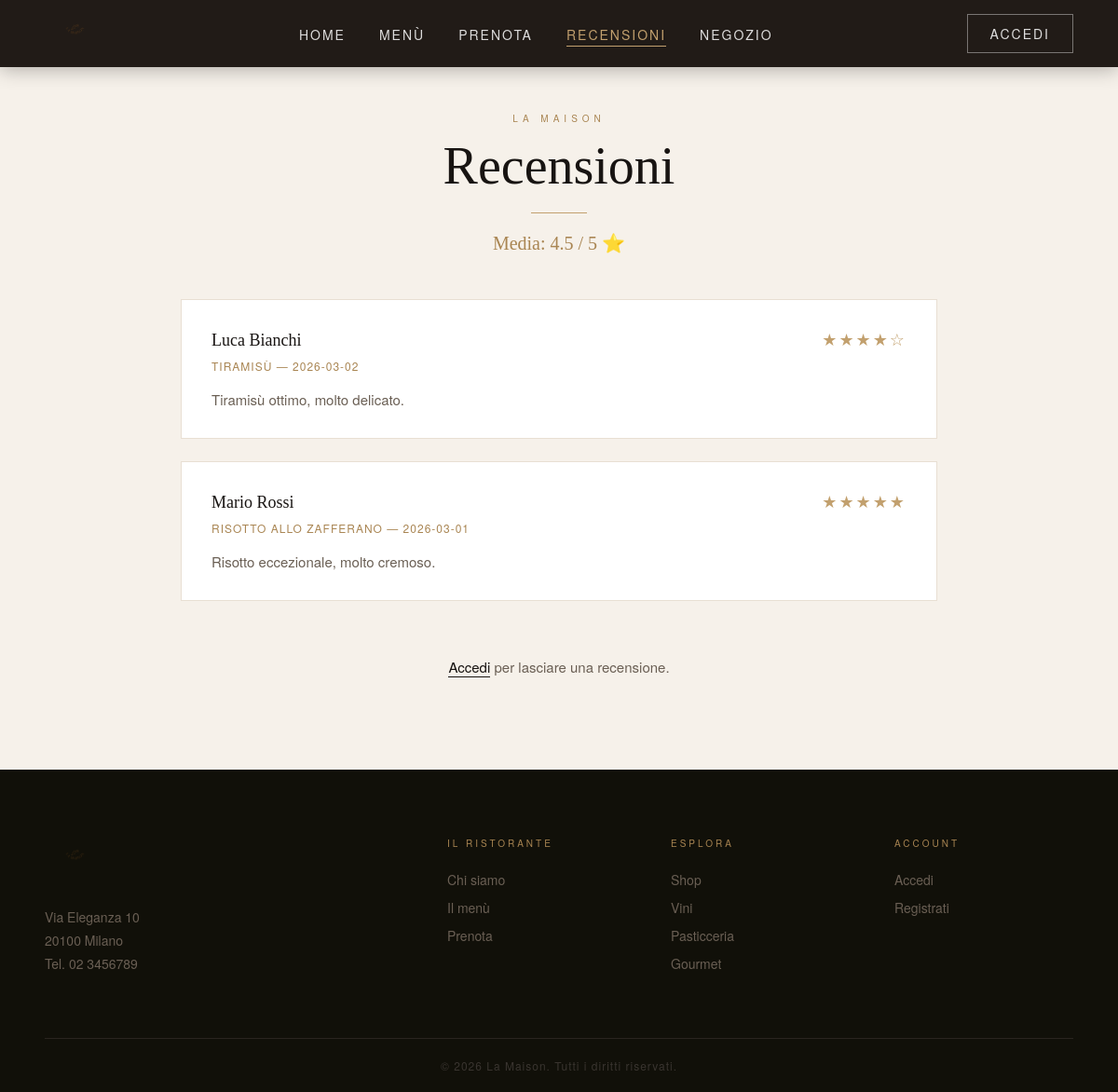
/paginephp/recensioni.php, run on the app's committed database.
### tables this page shows
CREATE TABLE RECENSIONE (
  IdRecensione INT AUTO_INCREMENT,
  IdUtente INT,
  IdPiatto INT,
  Voto INT,
  Data DATE,
  Testo TEXT,
  RispostaAdmin TEXT NULL,
  PRIMARY KEY (IdRecensione),
  FOREIGN KEY (IdUtente) REFERENCES UTENTE(IdUtente),
  FOREIGN KEY (IdPiatto) REFERENCES PIATTO(IdPiatto)
);

CREATE TABLE UTENTE (
  IdUtente INT AUTO_INCREMENT,
  Nome VARCHAR(255),
  Cognome VARCHAR(255),
  Email VARCHAR(255),
  Password VARCHAR(255),
  CAP VARCHAR(10),
  DataNascita DATE,
  Provincia VARCHAR(255),
  Ruolo VARCHAR(50) DEFAULT 'cliente',
  PRIMARY KEY (IdUtente),
  UNIQUE (Email)
);

CREATE TABLE PIATTO (
  IdPiatto INT AUTO_INCREMENT,
  IdMenu INT,
  Nome VARCHAR(255),
  Descrizione TEXT,
  Prezzo DECIMAL(10,2),
  PRIMARY KEY (IdPiatto),
  FOREIGN KEY (IdMenu) REFERENCES MENU(IdMenu)
);

### paginephp/recensioni.php (the view, shortened to what this page needs)
<?php
require_once "../autenticazione/connect.php";
$recensioni = $conn->query("
    SELECT R.Voto, R.Testo, R.Data, R.RispostaAdmin, U.Nome, U.Cognome, P.Nome AS Piatto
    FROM RECENSIONE R
    JOIN UTENTE U ON R.IdUtente = U.IdUtente
    JOIN PIATTO P ON R.IdPiatto = P.IdPiatto
    ORDER BY R.Data DESC
")->fetchAll(PDO::FETCH_ASSOC);
$mediaVoti = $conn->query("SELECT ROUND(AVG(Voto),1) FROM RECENSIONE")->fetchColumn();
$piatti    = $conn->query("SELECT IdPiatto, Nome FROM PIATTO")->fetchAll(PDO::FETCH_ASSOC);
?>
<!DOCTYPE html>
<html lang="it">
<head>
    <link rel="stylesheet" href="../index.css">
    <link rel="stylesheet" href="../css/recensioni.css">
</head>
<body>
<nav class="navbar scrolled" id="navbar">
    <a href="../index.php" class="navbar-logo">
        <img src="../CartellaImage/logo.png" alt="La Maison">
    </a>
    <ul class="navbar-links">
        <li><a href="../index.php">Home</a></li>
        <li><a href="menu.php">Menù</a></li>
        <li><a href="prenotaTavolo.php">Prenota</a></li>
        <li><a href="recensioni.php" class="attivo">Recensioni</a></li>
        <li><a href="shop.php">Negozio</a></li>
    </ul>
    <div class="navbar-auth">
        <?php if (isset($_SESSION['idUtente'])): ?>
            <span class="utente-icona">● <?= htmlspecialchars($_SESSION['nome']) ?></span>
            <a href="../autenticazione/logout.php" class="navbar-btn">Esci</a>
        <?php else: ?>
            <a href="../autenticazione/login.php" class="navbar-btn">Accedi</a>
        <?php endif; ?>
    </div>
</nav>
<section class="pagina-recensioni">
    <p class="rec-etichetta">La Maison</p>
    <h1 class="rec-titolo">Recensioni</h1>
    <?php if ($mediaVoti): ?>
        <p class="rec-media">Media: <?= $mediaVoti ?> / 5 ⭐</p>
    <?php endif; ?>
    <div class="rec-lista">
        <?php foreach ($recensioni as $r): ?>
        <div class="rec-card">
            <div class="rec-card-header">
                <span class="rec-autore"><?= htmlspecialchars($r['Nome']) ?> <?= htmlspecialchars($r['Cognome']) ?></span>
                <span class="rec-stelle"><?= str_repeat('★', $r['Voto']) ?><?= str_repeat('☆', 5 - $r['Voto']) ?></span>
            </div>
            <p class="rec-piatto"><?= htmlspecialchars($r['Piatto']) ?> — <?= $r['Data'] ?></p>
            <p class="rec-testo"><?= htmlspecialchars($r['Testo']) ?></p>
        </div>
        <?php endforeach; ?>
    </div>
    <?php if (isset($_SESSION['idUtente'])): ?>
    <div class="rec-form-wrapper">
        <p class="rec-etichetta">La tua opinione</p>
        <h2 class="rec-form-titolo">Scrivi una recensione</h2>
        <form action="recensioni.php" method="POST" class="rec-form">
            <div class="rec-form-gruppo">
                <label class="rec-label">Piatto</label>
                <select name="idPiatto" required class="rec-input">
                    <option value="">Seleziona un piatto</option>
                    <?php foreach ($piatti as $p): ?>
                        <option value="<?= $p['IdPiatto'] ?>"><?= htmlspecialchars($p['Nome']) ?></option>
                    <?php endforeach; ?>
                </select>
            </div>
            <div class="rec-form-gruppo">
                <label class="rec-label">Voto</label>
                <select name="voto" required class="rec-input">
                    <option value="5">5 — Eccellente ★★★★★</option>
                    <option value="4">4 — Ottimo ★★★★☆</option>
                    <option value="3">3 — Buono ★★★☆☆</option>
                    <option value="2">2 — Sufficiente ★★☆☆☆</option>
                    <option value="1">1 — Scarso ★☆☆☆☆</option>
                </select>
            </div>
            <div class="rec-form-gruppo">
                <label class="rec-label">Testo</label>
                <textarea name="testo" rows="4" required class="rec-input rec-textarea"></textarea>
            </div>
            <button type="submit" class="rec-bottone">Pubblica recensione</button>
        </form>
    </div>
    <?php else: ?>
        <p class="rec-login"><a href="../autenticazione/login.php">Accedi</a> per lasciare una recensione.</p>
    <?php endif; ?>
</section>
<footer class="footer">
    <div class="footer-inner">
        <div class="footer-col">
            <img src="../CartellaImage/logo.png" alt="La Maison" class="footer-logo">
            <p>Via Eleganza 10<br>20100 Milano<br>Tel. 02 3456789</p>
        </div>
        <div class="footer-col">
            <p class="footer-titolo">Il ristorante</p>
            <a href="chiSiamo.php">Chi siamo</a>
            <a href="menu.php">Il menù</a>
            <a href="prenotaTavolo.php">Prenota</a>
        </div>
        <div class="footer-col">
            <p class="footer-titolo">Esplora</p>
            <a href="shop.php">Shop</a>
            <a href="vini.php">Vini</a>
            <a href="pasticceria.php">Pasticceria</a>
            <a href="gourmet.php">Gourmet</a>
        </div>
        <div class="footer-col">
            <p class="footer-titolo">Account</p>
            <a href="../autenticazione/login.php">Accedi</a>
            <a href="../autenticazione/signup.php">Registrati</a>
        </div>
    </div>
    <div class="footer-bottom">
        <p>© <?= date('Y') ?> La Maison. Tutti i diritti riservati.</p>
    </div>
</footer>
</body>
</html>

### index.css (style rules this page uses)
* { margin: 0; padding: 0; box-sizing: border-box; }
html { scroll-behavior: smooth; }
body { font-family: "Helvetica Neue", Arial, sans-serif; background: #f6f1ea; color: #1b1714; }
.navbar { position: fixed; top: 0; left: 0; right: 0; z-index: 100; display: flex; align-items: center; justify-content: space-between; padding: 0 48px; height: 72px; background: transparent; transition: background 0.3s ease, box-shadow 0.3s ease; }
.navbar.scrolled { background: rgba(26, 20, 16, 0.97); box-shadow: 0 2px 20px rgba(0,0,0,0.3); }
.navbar-logo img { height: 52px; display: block; }
.navbar-links { list-style: none; display: flex; gap: 36px; align-items: center; }
.navbar-links a { color: rgba(255,255,255,0.85); font-size: 14px; letter-spacing: 2px; text-transform: uppercase; text-decoration: none; transition: color 0.2s; padding-bottom: 2px; border-bottom: 1px solid transparent; }
.navbar-links a:hover, .navbar-links a.attivo { color: #c2a06e; border-bottom-color: #c2a06e; }
.navbar-auth { display: flex; align-items: center; gap: 16px; }
.navbar-btn { color: rgba(255,255,255,0.85); font-size: 14px; letter-spacing: 2px; text-transform: uppercase; text-decoration: none; border: 1px solid rgba(255,255,255,0.4); padding: 10px 24px; transition: all 0.2s; }
.footer { background: #111009; padding: 70px 48px 0; }
.footer-inner { max-width: 1200px; margin: 0 auto; display: grid; grid-template-columns: 2fr 1fr 1fr 1fr; gap: 48px; padding-bottom: 60px; border-bottom: 1px solid #2a2520; }
.footer-logo { height: 52px; display: block; margin-bottom: 24px; filter: brightness(0.8); }
.footer-col p { font-size: 14px; line-height: 1.8; color: #6a5f54; }
.footer-titolo { font-size: 10px !important; letter-spacing: 3px; text-transform: uppercase; color: #a98552 !important; margin-bottom: 20px; }
.footer-col a { display: block; font-size: 14px; color: #6a5f54; text-decoration: none; margin-bottom: 10px; transition: color 0.2s; }
.footer-bottom { max-width: 1200px; margin: 0 auto; padding: 20px 0; text-align: center; }
.footer-bottom p { font-size: 12px; color: #3a3530; letter-spacing: 1px; }

### css/recensioni.css (style rules this page uses)
* { margin: 0; padding: 0; box-sizing: border-box; }
.pagina-recensioni { max-width: 860px; margin: 0 auto; padding: 120px 24px 100px; }
.rec-etichetta { text-align: center; font-size: 10px; letter-spacing: 5px; text-transform: uppercase; color: #a98552; margin-bottom: 12px; }
.rec-titolo { font-family: Georgia, serif; font-size: 56px; font-weight: 400; text-align: center; color: #181412; }
.rec-titolo::after { content: ""; display: block; width: 60px; height: 1px; background: #c2a06e; margin: 18px auto 0; }
.rec-media { text-align: center; font-family: Georgia, serif; font-size: 20px; color: #a98552; margin: 20px 0 48px; }
.rec-lista { display: flex; flex-direction: column; gap: 24px; margin-bottom: 60px; }
.rec-card { background: #ffffff; border: 1px solid #e8dfd3; padding: 28px 32px; transition: box-shadow 0.2s; }
.rec-card-header { display: flex; justify-content: space-between; align-items: baseline; margin-bottom: 8px; }
.rec-autore { font-family: Georgia, serif; font-size: 18px; color: #181412; }
.rec-stelle { color: #c2a06e; font-size: 18px; letter-spacing: 2px; }
.rec-piatto { font-size: 12px; color: #a98552; letter-spacing: 1px; margin-bottom: 14px; text-transform: uppercase; }
.rec-testo { font-size: 15px; line-height: 1.8; color: #6a5f54; }
.rec-login { text-align: center; margin-top: 40px; color: #6a5f54; font-size: 15px; }
.rec-login a { color: #181412; border-bottom: 1px solid #181412; text-decoration: none; }

### data on the page
recensione: IdUtente.Nome "Luca", IdUtente.Cognome "Bianchi", Voto "★★★★", Voto "☆", IdPiatto.Nome "TIRAMISÙ", Data "2026-03-02", Testo "Tiramisù ottimo, molto delicato."
recensione: IdUtente.Nome "Mario", IdUtente.Cognome "Rossi", Voto "★★★★★", IdPiatto.Nome "RISOTTO ALLO ZAFFERANO", Data "2026-03-01", Testo "Risotto eccezionale, molto cremoso."

### other printed values
$mediaVoti "4.5"
